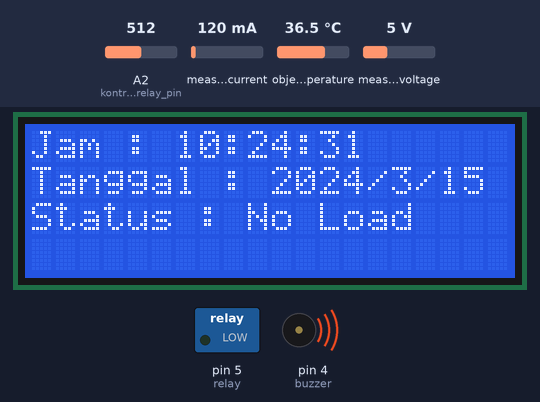
Recording of a sketch running on a simulated Arduino Uno, built with avr-gcc and run on an emulated ATmega328P. On the bench: 20×4 character LCD, switched loads named in the sketch (green lamp = pin HIGH), buzzer (waves = sounding, pin HIGH). The inputs (shaded band) are chosen by the test bench; at power-on: measured current 120 mA, A2 (kontrol_relay_pin) = 512, object temperature 36.5 °C, measured voltage 5 V. The local clock reads 2024-03-15 10:24:30 at power-on unless the sketch sets it; what the sketch prints to the serial monitor is not drawn.

Above: at 2.7 s.
2.8 s: measured current set to 500 mA
At 5.7 s:
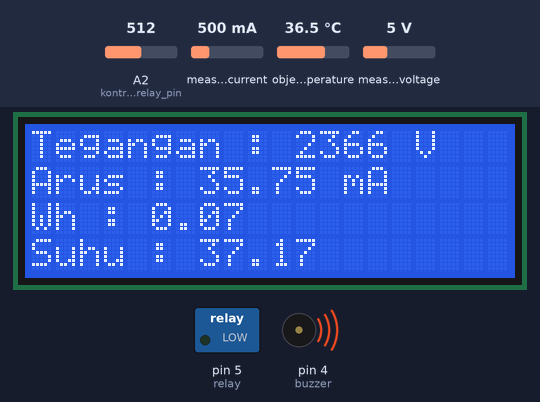
7.1 s: A2 (kontrol_relay_pin) set to 366
9.9 s: A2 (kontrol_relay_pin) set to 336
At 11.5 s:
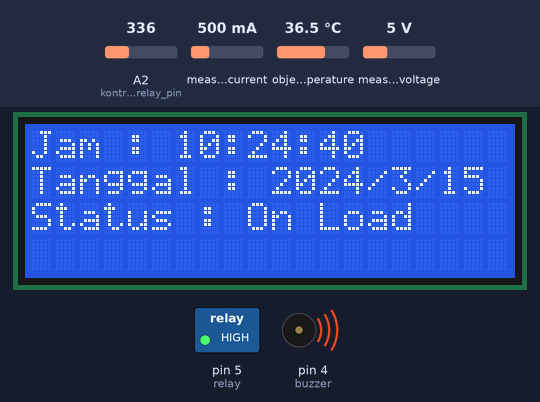
14.2 s: measured current set to 40 mA
At 17.8 s:
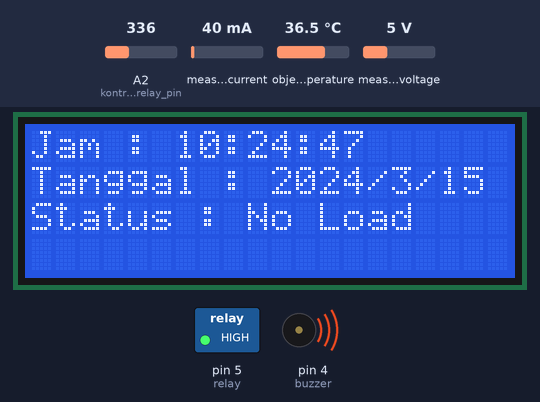
18.5 s: object temperature set to 20 °C
At 19.6 s:
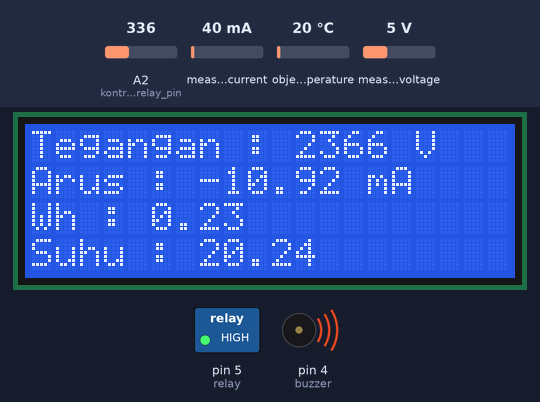
21.3 s: measured voltage set to 0.3 V
At 26.3 s:
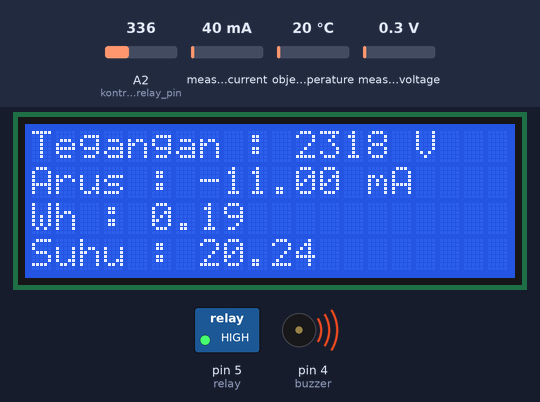
Timing chart, 0 to 26.6 s (numbered marks = the images above; inputs shaded):
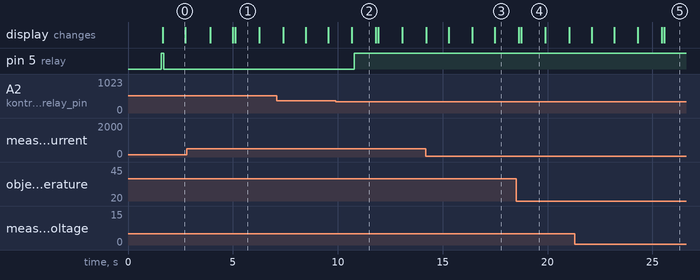

The sketch:

Sensor.ino
```cpp
#include <Wire.h>                                                   // Memanggil library Wire
#include <Adafruit_MLX90614.h>
#include <LiquidCrystal_I2C.h>                                      // Memanggil library LCD i2C
#include "ZMPT101B.h"
LiquidCrystal_I2C lcd(0x27, 20, 4);
#include "DS3231.h"
#include "EmonLib.h"                   // Include Emon Library
EnergyMonitor emon1;                   // Create an instance
RTClib RTC;
Adafruit_MLX90614 mlx = Adafruit_MLX90614();
ZMPT101B voltageSensor(A0);
int jam, menit, detik, tahun, bulan, hari;
float suhu, daya_kwh;
int sensorValue_sensor_tegangan = 0, tegangan_PLN;
double sensorValue_sensor_arus = 0;
int buzzer = 4;
int relay = 5;
int kontrol_relay_pin = A2;
int set_suhu = 45, set_arus = 5000, set_kwh;
int status_beban;
String dataIn;
String dt[10];
int i, batas, kontrol_relay;
boolean parsing = false;
String data;

void setup() {
  // put your setup code here, to run once:
  Serial.begin(9600);
  mlx.begin();
  lcd.init();                                                         // Memulai komunikasi dengan LCD
  lcd.backlight();
  lcd.setCursor( 0 , 0);
  voltageSensor.calibrate();
  emon1.current(A1, 111.1);             // Current: input pin, calibration.
  pinMode(buzzer, OUTPUT);
  pinMode(relay, OUTPUT);
  digitalWrite(buzzer, LOW);
  digitalWrite(relay, LOW);
  lcd.print("Initialization");
  delay(1500);
  digitalWrite(buzzer, HIGH);
  digitalWrite(relay, HIGH);
}

void loop() {
  // put your main code here, to run repeatedly:

  tampilan_1();
  tampilan_2();
  kirim();
}

void baca() {

  kontrol_relay = analogRead(kontrol_relay_pin);
  if (kontrol_relay < 350) {
    digitalWrite(relay, HIGH);
  }
  else {
    digitalWrite(relay, LOW);
  }

}


void kirim() {
  Serial.print("*");
  Serial.print(tegangan_PLN);
  Serial.print("@");
  Serial.print(sensorValue_sensor_arus);
  Serial.print("@");
  Serial.print(daya_kwh);
  Serial.print("@");
  Serial.print(suhu);
  Serial.print("@");
  Serial.print(status_beban);
  Serial.print("@");
  Serial.print(jam);
  Serial.print("@");
  Serial.print(menit);
  Serial.print("@");
  Serial.print(detik);
  Serial.print("@");
  Serial.println("#");
  baca();
}

void tampilan_1() {
  lcd.clear();
  for (int i = 0; i <= 2; i++) {
    cek_waktu();
    lcd.setCursor( 0 , 0);
    lcd.print("Jam : ");
    lcd.print(jam);
    lcd.print(":");
    lcd.print(menit);
    lcd.print(":");
    lcd.print(detik);
    lcd.setCursor( 0 , 1);
    lcd.print("Tanggal : ");
    lcd.print(tahun);
    lcd.print("/");
    lcd.print(bulan);
    lcd.print("/");
    lcd.print(hari);
    lcd.setCursor( 0 , 2);
    if (status_beban == 1) {
      lcd.print("Status : On Load");
    } else {
      lcd.print("Status : No Load");
    }
    cek_beban();
    baca();
    delay(1000);
  }
}

void tampilan_2() {
  lcd.clear();
  for (int i = 0; i <= 2; i++) {
    cek_beban();
    baca();
    // lcd.clear();
    lcd.setCursor( 0 , 0);
    lcd.print("Tegangan : ");
    lcd.print(tegangan_PLN);
    lcd.print(" V ");
    lcd.setCursor( 0 , 1);
    lcd.print("Arus : ");
    lcd.print(sensorValue_sensor_arus);
    lcd.print(" mA ");
    lcd.setCursor( 0 , 2);
    lcd.print("Wh : ");
    lcd.print(daya_kwh);
    lcd.setCursor( 0 , 3);
    lcd.print("Suhu : ");
    lcd.print(suhu);
    delay(1000);
  }
}


void cek_beban() {
  float regresi_suhu = mlx.readObjectTempC();
  suhu = -0.2853 + (1.0258 * regresi_suhu);
  tegangan();
  arus();
  daya_kwh = daya_kwh + (tegangan_PLN * sensorValue_sensor_arus / 1000) / 3600  ;
}

void tegangan() {
  float U = voltageSensor.getVoltageAC();
  float regresi_tegangan = U * 10;
  tegangan_PLN = -0.6918 + (1.0292 * regresi_tegangan);
}
void arus() {
  double Irms = emon1.calcIrms(500);  // Calculate Irms only
  float regresi_arus = Irms * tegangan_PLN / 30;
  sensorValue_sensor_arus = -14.9729 + (1.2862 * regresi_arus);
  if (sensorValue_sensor_arus > 20) {
    status_beban = 1;
  }
  else {
    status_beban = 0;
  }
}

void cek_waktu() {
  DateTime now = RTC.now();
  tahun = now.year();
  bulan = now.month();
  hari = now.day();
  jam = now.hour();
  menit = now.minute();
  detik = now.second();
}
```

Measured:
- the behaviour switches between 350 and 349 on A2 (kontrol_relay_pin) (found by bisection; images 1 and 2)
- after the input at 2.8 s, the display: first changes after 1.1 s (image 1 shows a later state)
- after the input at 9.9 s, pin 5 (relay): LOW → HIGH after 0.89 s
- after the input at 14.2 s, the display: first differs from a run without the input after 2.2 s (image 3 shows a later state)
- what the display in image 2 shows lasts 1.1 s, from 10.7 s to 11.8 s
